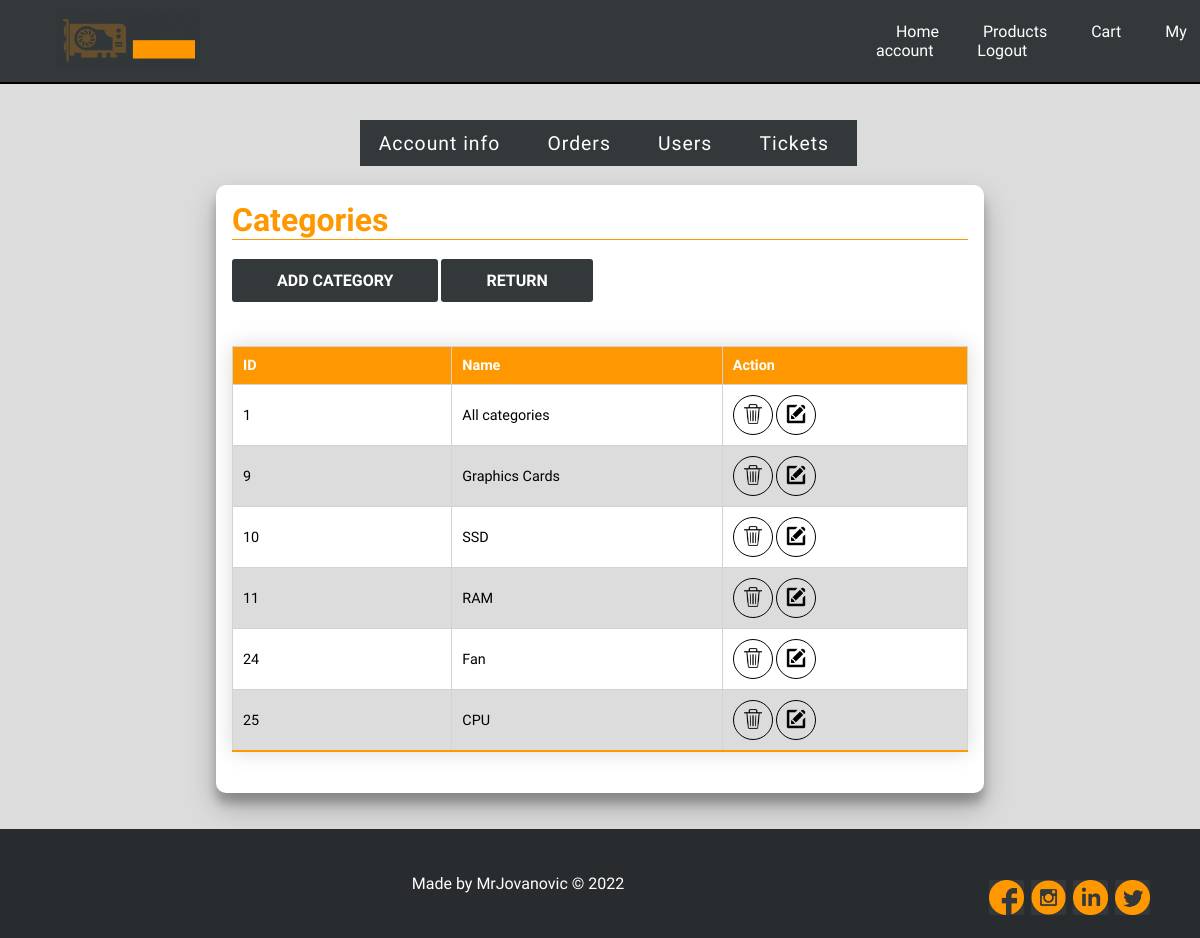
Page /my-account/categories/index.php (signed in) on the committed database.
### tables this page shows
CREATE TABLE `category` (
  `id` int NOT NULL,
  `name` varchar(255) NOT NULL
);

### connection/connection.php (called while the page is built, shortened)
<?php
class Database
{
    public $mysqli;
    private function db_connect()
    {
        $this->host = 'prodajahardvera.mysql.database.azure.com';
        $this->user = 'prodajahardvera';
        $this->pass = 'Mrjovanovic$';
        $this->db = 'prodajahardvera';
        $this->mysqli = new mysqli($this->host, $this->user, $this->pass, $this->db);
        return $this->mysqli;
    }
    public function executeQuery($sql)
    {
        $result = $this->mysqli->query($sql);
        return $result;
    }
}

### controller/category.php (called while the page is built, shortened)
<?php
    class Category{
        function __construct($id,$name)
        {
            $this->id = $id;
            $this->name = $name;
        }
    }
?>

### my-account/view/categories.php (the view, shortened to what this page needs)
<?php require_once "../template/navbarLogged.php"; ?>
<div class="shell">
    <div class="buttons-div">
        <?php require_once "../template/accountMenu.php"; ?>
    </div><br>
    <div class="container" id="container">
        <h1>Categories</h1>
        <br>
        <div class="buttons-div-second">
            <form class="menuForm" action="../add-category/">
                <input class="menuButton" type="submit" value="Add category" />
            </form>
            <form class="menuForm" action="../products/">
                <input class="menuButton" type="submit" value="Return" />
            </form>
        </div>
        <br>
        <table>
            <thead>
                <tr>
                    <th>ID</th>
                    <th>Name</th>
                    <th>Action</th>
                </tr>
            </thead>
            <tbody>
                <?php foreach ($categories as $category) : ?>
                    <tr>
                        <td><?= $category->id ?></td>
                        <td><?= $category->name ?></td>
                        <td>
                            <a href='../categories/?action=removeCategory&categoryId=<?= $category->id ?>'>
                                <button class='iconButton'>
                                    <img class='deleteIcon' src='../../images/deleteIcon.png' alt='deleteIcon'>
                                </button>
                            </a>
                            <a href='../edit-category/?action=editCategory&categoryId=<?= $category->id ?>'>
                                <button class='iconButton'>
                                    <img class='editIcon' src='../../images/editIcon.png' alt='editIcon'>
                                </button>
                            </a>
                        </td>
                    </tr>
                <?php endforeach; ?>
            </tbody>
        </table>
    </div>
</div>
</body>
<?php require_once "../template/footer.php"; ?>

### css/dashboard.css (style rules this page uses)
* { box-sizing: border-box; font-family: 'Muli', sans-serif; }
.container { padding: 16px; margin: auto; background-color: #fff; border-radius: 10px; box-shadow: 0 14px 28px rgba(0, 0, 0, 0.25), 0 10px 10px rgba(0, 0, 0, 0.22); position: relative; overflow: hidden; width: 768px; max-width: 100%; min-height: 480px; }
a { color: dodgerblue; display:inline-block; }
.buttons-div { margin-left: 30%; display: flex; }
.buttons-div-second { display: flex; }
th, td { padding: 10px; width: 5%; border: solid 1px lightgray; }
.deleteIcon { max-width: 20px; max-height: 20px; }
.editIcon { max-width: 20px; max-height: 20px; }
.iconButton { border: solid 1px; border-radius: 100%; min-width: 40px; min-height: 40px; background: none; }
.shell { margin-bottom: 3%; min-height: 66.5vh; position: relative; }
.menuButton { box-sizing: border-box; border-radius: 3px; border: none; background-color: #33383b; color: #ffffff; font-size: 1em; font-weight: bold; padding: 12px 45px; text-transform:uppercase; }
.menuForm { display: flex; flex-flow: row wrap; align-items: center; margin-right: 3px; }
table { border-collapse: collapse; margin: 25px 0; font-size: 0.9em; font-family: sans-serif; box-shadow: 0 0 20px rgba(0, 0, 0, 0.15); }
thead tr { background-color: #FF9800; color: #ffffff; text-align: left; }
tbody tr { border-bottom: 1px solid #dddddd; }
tbody tr:nth-of-type(even) { background-color: gainsboro; }
tbody tr:last-of-type { border-bottom: 2px solid #FF9800; }
h1 { color: #FF9800; border-bottom: thin solid #FF9800; }

### css/navbar.css (style rules this page uses)
* { margin: 0; padding: 0; }
body { height: auto; background-size: cover; font-family: "Muli", sans-serif; margin-top: 10%; background-color: gainsboro; }

### css/footer.css (style rules this page uses)
html { height: 100%; }

### rows in the picture
category: id "1", name "All categories"
category: id "9", name "Graphics Cards"
category: id "10", name "SSD"
category: id "11", name "RAM"
category: id "24", name "Fan"
category: id "25", name "CPU"
